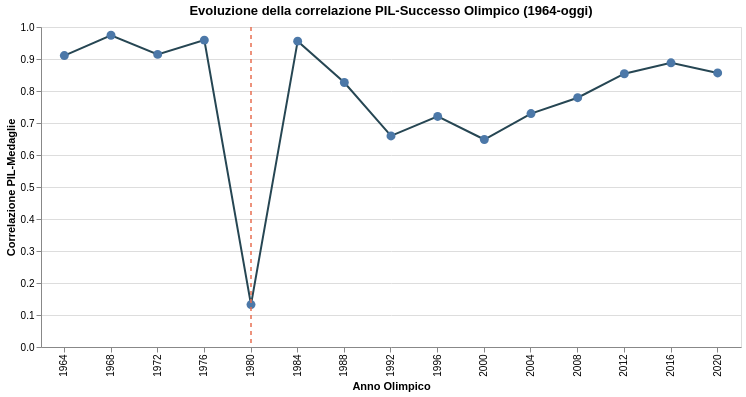

The Vega-Lite source for this figure:
### Vega-Lite specification from a JSON file in a GitHub repository (floating-point values rounded to 4 significant figures)
{"config": {"view": {"continuousWidth": 300, "continuousHeight": 300}}, "layer": [{"data": {"name": "data-5b540f7d983dcce46df30652005abeac"}, "mark": {"type": "line", "color": "#264653", "point": {"size": 80}}, "encoding": {"tooltip": [{"field": "Anno", "title": "Anno", "type": "ordinal"}, {"field": "Correlazione", "format": ".2f", "title": "Correlazione", "type": "quantitative"}, {"field": "Nota", "title": "Contesto storico", "type": "nominal"}], "x": {"field": "Anno", "title": "Anno Olimpico", "type": "ordinal"}, "y": {"field": "Correlazione", "scale": {"domain": [0, 1]}, "title": "Correlazione PIL-Medaglie", "type": "quantitative"}}, "title": "Evoluzione della correlazione PIL-Successo Olimpico (1964-oggi)"}, {"data": {"name": "data-d81b96d5065b82d9adbb803ee1583e6c"}, "mark": {"type": "rule", "color": "#e76f51", "size": 1.5, "strokeDash": [4, 4]}, "encoding": {"x": {"field": "Anno", "type": "ordinal"}}}], "height": 320, "width": 700, "$schema": "https://vega.github.io/schema/vega-lite/v5.20.1.json", "datasets": {"data-5b540f7d983dcce46df30652005abeac": [{"Anno": 1964, "Correlazione": 0.9107, "Nota": "Nessun evento di rilievo registrato"}, {"Anno": 1968, "Correlazione": 0.9742, "Nota": "Nessun evento di rilievo registrato"}, {"Anno": 1972, "Correlazione": 0.9145, "Nota": "Nessun evento di rilievo registrato"}, {"Anno": 1976, "Correlazione": 0.959, "Nota": "Nessun evento di rilievo registrato"}, {"Anno": 1980, "Correlazione": 0.1326, "Nota": "Boicottaggio Olimpiadi di Mosca da parte di diversi Paesi occidentali"}, {"Anno": 1984, "Correlazione": 0.9558, "Nota": "Boicottaggio sovietico delle Olimpiadi di Los Angeles (ritorsione)"}, {"Anno": 1988, "Correlazione": 0.8266, "Nota": "Nessun evento di rilievo registrato"}, {"Anno": 1992, "Correlazione": 0.6596, "Nota": "Nessun evento di rilievo registrato"}, {"Anno": 1996, "Correlazione": 0.7205, "Nota": "Nessun evento di rilievo registrato"}, {"Anno": 2000, "Correlazione": 0.6484, "Nota": "Nessun evento di rilievo registrato"}, {"Anno": 2004, "Correlazione": 0.7295, "Nota": "Nessun evento di rilievo registrato"}, {"Anno": 2008, "Correlazione": 0.779, "Nota": "Nessun evento di rilievo registrato"}, {"Anno": 2012, "Correlazione": 0.854, "Nota": "Nessun evento di rilievo registrato"}, {"Anno": 2016, "Correlazione": 0.888, "Nota": "Nessun evento di rilievo registrato"}, {"Anno": 2020, "Correlazione": 0.8564, "Nota": "Nessun evento di rilievo registrato"}], "data-d81b96d5065b82d9adbb803ee1583e6c": [{"Anno": 1980.0}]}}
